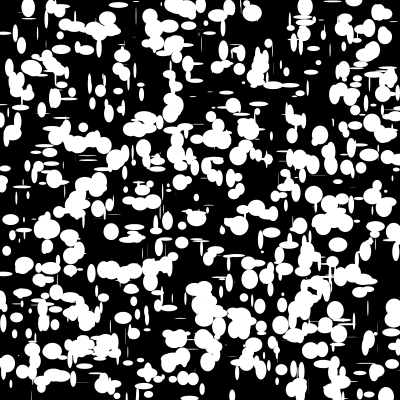
Frame 1 (no input)
Frame 60 (the mouse pressed at the canvas centre just before this capture): identical to frame 1, image omitted
Frame 120 (the mouse held since frame 60 and released just before this capture): identical to frame 1, image omitted

The Processing sketch that drew this single still picture (run headless with seeded random() and noise(); from frame 60 on, the mouse is pressed at the canvas centre):

// Processing sketch: randomCircles
// ── randomCircles.pde
void setup () {
  size (400, 400);
  noStroke(); 
    background (0); 
    for (int i = 0; i < 1000; i++ ) {
    ellipse (random (0, width), random (0, height), random (0, 20), random (0, 20));  
  }
}

void draw() {


}
